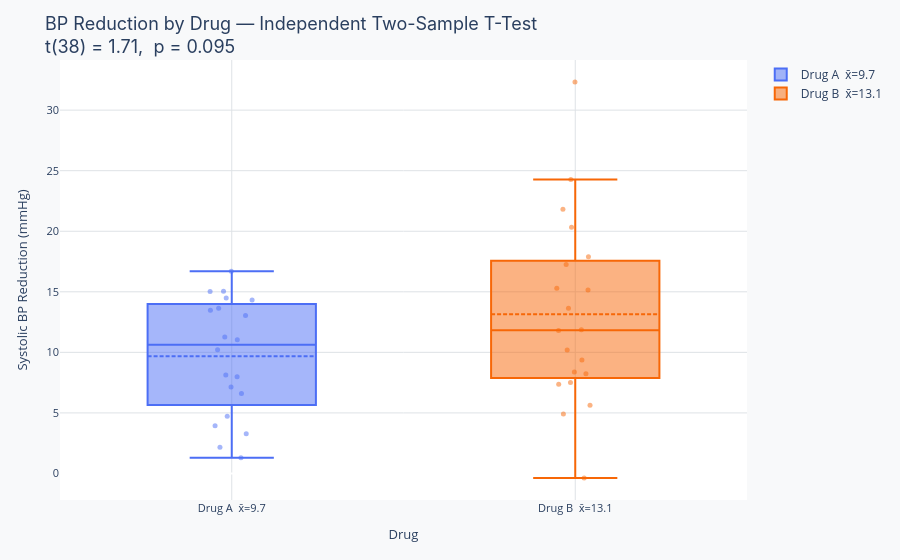

Write notebook code for a chart like this one.
### Markdown cell above
---
## Real-world example: Comparing two drug treatments

A clinical researcher wants to compare the mean reduction in systolic blood pressure (mmHg) for two drugs, given to independent groups of 20 patients each. This is the prototypical independent two-sample t-test scenario.

The chart shows the simulated distributions of BP reductions for both drugs and marks the observed group means. Notice:

- **Notice:** There is natural variability within each group, individual responses vary even under the same treatment, which is why we need a test rather than just reading off the means
- **Notice:** The two means are different, but given the within-group spread, the question is whether that difference is too large to be chance
- **Notice:** The t-test accounts for both the size of the difference and the variability within groups, a larger within-group spread requires a larger mean difference to reach significance

> **Discussion question:** Drug A reduces BP by a mean of 8 mmHg (s = 5) and Drug B by 11 mmHg (s = 12) in samples of n = 20. Without running the test, which drug do you think will show a more significant result, and why does the standard deviation matter?

### Code cell
np.random.seed(404)

# ── Two-sample t-test: BP reduction by two drugs ─────────────────────────────────
# Parameters calibrated to typical antihypertensive clinical trial ranges
n_a, mu_a, sd_a = 20, 8.2,  5.1   # Drug A: modest effect, consistent
n_b, mu_b, sd_b = 20, 11.5, 11.8  # Drug B: larger effect, high variability

drug_a = np.random.normal(mu_a, sd_a, n_a)
drug_b = np.random.normal(mu_b, sd_b, n_b)

t_stat, p_val = stats.ttest_ind(drug_b, drug_a)
df = n_a + n_b - 2

fig = go.Figure()
for data, name, color, mu in [
    (drug_a, f"Drug A  x̄={np.mean(drug_a):.1f}", PALETTE["primary"],   mu_a),
    (drug_b, f"Drug B  x̄={np.mean(drug_b):.1f}", PALETTE["secondary"], mu_b),
]:
    fig.add_trace(go.Box(
        y=data, name=name,
        marker_color=color, boxmean=True,
        boxpoints="all", jitter=0.3, pointpos=0,
        marker=dict(size=5, opacity=0.5),
    ))

layout = base_layout(
    title=f"BP Reduction by Drug — Independent Two-Sample T-Test<br>"
          f"t({df}) = {t_stat:.2f},  p = {p_val:.3f}",
    xaxis_title="Drug",
    yaxis_title="Systolic BP Reduction (mmHg)",
)
fig.update_layout(layout)
fig.show()

### Figure 1 — Plotly figure (JSON) as saved in the notebook; plotly's stock layout.template omitted (floating-point values rounded to 4 significant figures)
{"data": [{"boxmean": true, "boxpoints": "all", "jitter": 0.3, "marker": {"color": "#4C6EF5", "opacity": 0.5, "size": 5}, "name": "Drug A  x̄=9.7", "pointpos": 0, "type": "box", "y": [2.168, 15.02, 6.597, 11.04, 7.133, 8.14, 14.5, 7.979, 4.723, 14.32, 15.05, 3.946, 13.48, 16.7, 13.04, 13.64, 10.21, 11.26, 1.298, 3.281]}, {"boxmean": true, "boxpoints": "all", "jitter": 0.3, "marker": {"color": "#F76707", "opacity": 0.5, "size": 5}, "name": "Drug B  x̄=13.1", "pointpos": 0, "type": "box", "y": [7.362, 15.29, -0.3736, 20.34, 11.86, 13.65, 5.63, 7.521, 17.25, 11.81, 9.378, 4.904, 17.89, 8.231, 10.19, 15.16, 32.32, 8.382, 21.81, 24.27]}], "layout": {"legend": {"font": {"size": 12}}, "margin": {"b": 60, "l": 60, "r": 30, "t": 60}, "paper_bgcolor": "#F8F9FA", "plot_bgcolor": "#FFFFFF", "title": {"font": {"family": "Inter, Arial, sans-serif", "size": 18}, "text": "BP Reduction by Drug — Independent Two-Sample T-Test<br>t(38) = 1.71,  p = 0.095"}, "xaxis": {"gridcolor": "#DEE2E6", "tickfont": {"size": 11}, "title": {"font": {"size": 13}, "text": "Drug"}}, "yaxis": {"gridcolor": "#DEE2E6", "tickfont": {"size": 11}, "title": {"font": {"size": 13}, "text": "Systolic BP Reduction (mmHg)"}}}}
